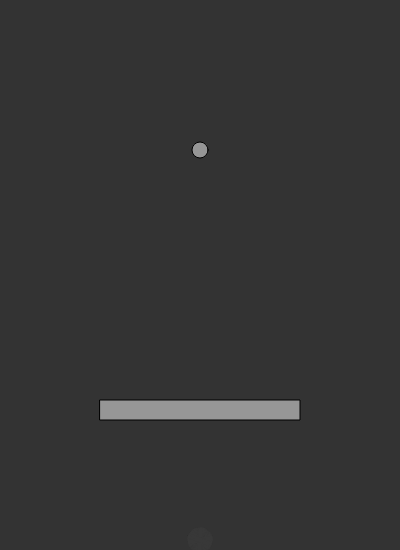
Frame 1 (no input)
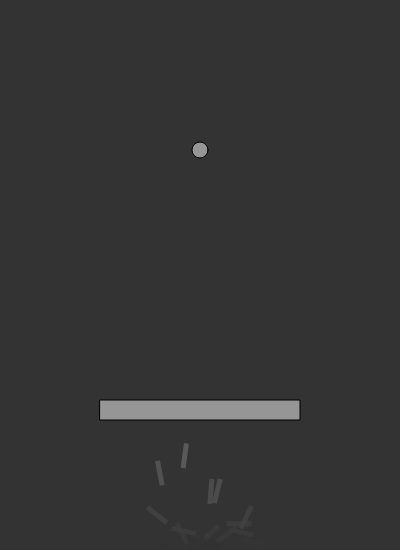
Frame 60 (no input)
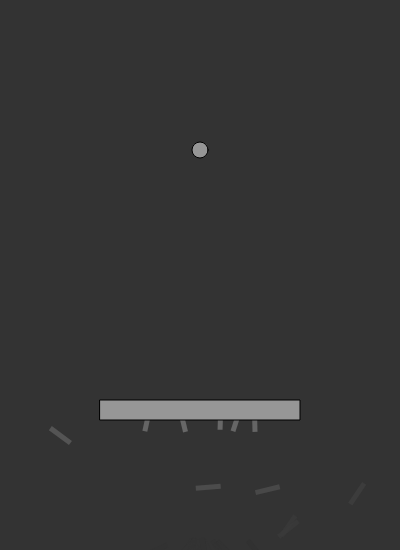
Frame 120 (the mouse pressed at the canvas centre since frame 60)

The p5.js sketch that drew these frames (run headless with seeded random() and noise() and a simulated clock; from frame 60 on, the mouse is pressed at the canvas centre):

// p5.js sketch
// ── sketch.js
var population;
var lifespan = 350;
var count = 0;
var generation = 1;
var target;
var maxforce = 0.2;
var vlim = 4;
var mutationrate = 0.01;

var rx = 100;
var ry = 400;
var rw = 200;
var rh = 20;

function setup() {
  createCanvas(400, 550);
  rocket = new Rocket();
  population = new Population();
  genP = createP();
  countP = createP();

  target = createVector(width/2, 150);
}

function draw() {
  background(51);
  population.run();
  genP.html(generation)
  countP.html(count);
  count++;
  if(count == lifespan) {
    population.evaluate();
    population.selection();
    //population = new Population();
    count = 0;
    generation++;
  }

  fill(150);
  rect(rx, ry,rw,rh);

  ellipse(target.x, target.y, 16, 16);
}

function Population() {
  this.rockets = [];
  this.size = 25;
  this.matingpool = [];

  for (var i = 0; i < this.size; i++) {
    this.rockets[i] = new Rocket();
  }

  this.evaluate = function() {
    var maxfit = 0;
    var minstep = lifespan;
    for (var i = 0; i < this.size; i++) {
      this.rockets[i].calcFitness();
      if(this.rockets[i].fitness > maxfit) {
        maxfit = this.rockets[i].fitness;
      }
      if((this.rockets[i].steps < minstep) && this.rockets[i].completed) {
        minstep = this.rockets[i].steps;
      }
    }

    if(minstep < lifespan) {
      console.log("minstep: " + minstep + "; fit: " + round(maxfit*1000)/1000);
    } else {
      console.log(maxfit);
    }
    // normalize (necessary?)
    for (var i = 0; i < this.size; i++) {
      this.rockets[i].fitness /= maxfit;
    }

    this.matingpool = [];
    for (var i = 0; i < this.size; i++) {
      var n = this.rockets[i].fitness *100;
      for (var j=0; j<n; j++) {
        this.matingpool.push(this.rockets[i]);
      }
    }
  }

  //Create child DNA
  this.selection = function() {
    var newRockets = [];
    for (var i = 0; i < this.rockets.length; i++) {
      //don't take the same
      var parentA = random(this.matingpool).dna;
      var parentB = random(this.matingpool).dna;
      var child = parentA.crossover(parentB);
      child.mutate();
      newRockets[i] = new Rocket(child);
    }
    this.rockets = newRockets;
  }

  this.run = function() {
    for (var i = 0; i < this.size; i++) {
      if(!this.rockets[i].completed || !this.rockets[i].crashed) {
        this.rockets[i].update();
      }
      this.rockets[i].show();
    }
  }
}

function DNA(genes) {
  if(genes) {
    this.genes = genes;
  } else {
    this.genes = [];

    for (var i = 0; i < lifespan; i++) {
      this.genes[i] = p5.Vector.random2D();
      this.genes[i].setMag(maxforce);
    }
  }

  this.crossover = function(partner) {
    var newgenes = [];
    var mid = floor(random(this.genes.length));
    for(var i = 0;i < this.genes.length; i++) {
      if (i > mid) {
        newgenes[i] = this.genes[i];
      } else {
        newgenes[i] = partner.genes[i];
      }
    }
    return new DNA(newgenes);
  }

  this.mutate = function() {
    for(var i = 0;i < this.genes.length; i++) {
      if(random(i) < mutationrate) {
        this.genes[i] = p5.Vector.random2D();
        this.genes[i].setMag(maxforce);
      }
    }
  }
}
function Rocket(dna) {
  this.pos = createVector(width/2, height-10);
  //this.vel = createVector(0,-1);
  //this.vel = p5.Vector.random2D();
  //this.vel = createVector(random(-1,1),random(-1,0));
  this.vel = createVector();
  this.acc = createVector();

  if(dna) {
    this.dna = dna;
  } else {
    this.dna = new DNA(); // give each rocket a DNA
  }

  this.fitness = 0;
  this.completed = false;
  this.steps = 0;
  this.crashed = false;
  //minimum distance to target

  this.applyForce = function(force) {
    this.acc.add(force);
  }

  this.calcFitness = function() {

    //add time or steps
    var d = dist(this.pos.x, this.pos.y, target.x, target.y);

    if(this.completed) {
      var f = map(this.steps, lifespan, 1, 1, 50);
      //var f = (1/this.steps)*1000
      // console.log(f);
      this.fitness = f;
    } else if (this.crashed) {
      this.fitness = (1/d) * 0.3;
    } else {
      this.fitness = 1/d;
    }
  }

  this.update = function() {
    //check if reached target
    var d = dist(this.pos.x, this.pos.y, target.x, target.y);

    if(d<10) {
      this.completed = true;
      this.pos = target.copy(); // move to target
    }

    //check if hit obstacle
    if(this.pos.x > rx && this.pos.x <rx + rw && this.pos.y>ry && this.pos.y<ry+rh) {
      this.crashed = true;
    }

    //check if out of reached (hit edges)
    if(this.pos.x > width || this.pos.x<0) {
      this.crashed = true;
    }
    if(this.pos.y > height || this.pos.y<0) {
      this.crashed = true;
    }

    this.applyForce(this.dna.genes[count]); //apply force from genes vector for each period
    if(!this.completed && !this.crashed) {
      //update physics
      this.vel.add(this.acc);
      this.pos.add(this.vel);
      this.acc.mult(0);
      this.vel.limit(4);
      this.steps++;
    }
  }

  this.show = function() {
    var d = dist(this.pos.x, this.pos.y, target.x, target.y);
    push();
    noStroke();
    fill(map(d, 0, 500,255,0), 200);
    translate(this.pos.x, this.pos.y);
    rotate(this.vel.heading());
    rectMode(CENTER);
    rect(0,0, 25, 5);
    pop();
  }

}
